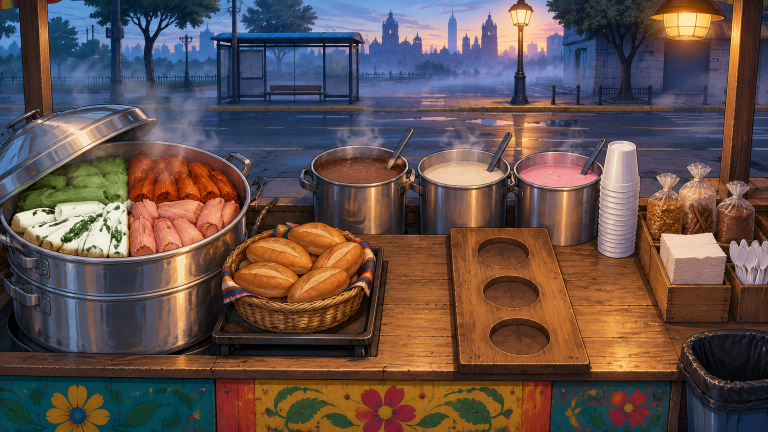
#> input picture art-source/TaqueriaNeon/ia/puestos/cocina_tamales_v2.png, 1536 x 864 px (shown at 1/2 size)
$ python frente.py out.png
#> lines starting #> are read from the running program, lines starting #| are printed output that depends on the picture
"""Lo del dibujo que va ENFRENTE de los clientes (cucharones, vasos que sobresalen de la barra).
Saca esos pedazos del fondo a un PNG transparente del mismo tamano; el juego lo pone encima de los clientes.
uso: python3 frente.py carpeta_salida"""
import sys, os
import numpy as np
from PIL import Image, ImageDraw, ImageFilter

OUT = sys.argv[1]
SRC = os.path.join(os.path.dirname(os.path.abspath(__file__)), 'ia', 'puestos')
JUEGO = os.path.join(os.path.dirname(os.path.abspath(__file__)), '..', '..', 'games', 'Tacos', 'Assets', '_Game', 'Art', 'Resources', 'Sprites')

# (fondo, nombre de salida, trazos (x0, y0, x1, y1, grueso) y poligonos), en pixeles de la imagen de 1536 x 864
PIEZAS = {
    'tamales': ('cocina_tamales_v2.png', 'frente_tamales', [
        (819, 259, 776, 336, 10),   # cucharon del champurrado
        (1016, 268, 978, 336, 10),  # cucharon del atole de arroz
        (1205, 279, 1168, 336, 10), # cucharon del atole de fresa
    ], [
        [(1222, 284), (1271, 284), (1277, 302), (1216, 302)],  # la pila de vasos
        [(281, 282), (313, 284), (347, 287), (380, 294), (399, 300), (281, 300)],  # la orilla de la vaporera
    ]),
    'feria': ('barra_feria_v2.png', 'frente_feria', [], [
        # lo de arriba de las ollas (elotes, tamales y la orilla del pozole) va enfrente de la gente
        [(300, 288), (330, 284), (360, 282), (400, 290), (440, 305), (455, 313), (480, 320), (492, 330), (498, 346), (300, 346)],
        [(503, 346), (510, 332), (525, 320), (545, 300), (580, 287), (596, 281), (625, 287), (650, 270), (670, 261), (690, 264),
         (712, 272), (740, 280), (762, 292), (790, 310), (815, 325), (833, 338), (838, 346)],
        [(858, 346), (880, 332), (930, 322), (980, 319), (1030, 319), (1080, 324), (1130, 334), (1162, 346)],
    ]),
    'pozole': ('cocina_pozole.png', 'frente_pozole', [], [
        # la canasta de tostadas de la repisa (la gente se para detras de ella)
        [(411, 293), (437, 279), (472, 265), (495, 257), (528, 253), (555, 254), (574, 263), (600, 271), (627, 282), (652, 295),
         (662, 316), (669, 354), (411, 354)],
    ]),
    'elotes': (os.path.join(JUEGO, 'barra_elotes.jpg') if os.path.exists(os.path.join(JUEGO, 'barra_elotes.jpg')) else os.environ.get('BARRA_ELOTES', ''), 'frente_elotes', [], [
        # la orilla derecha de la olla grande de elotes
        [(240, 297), (290, 304), (315, 312), (340, 322), (361, 334), (371, 345), (377, 361), (381, 390), (240, 390)],
    ]),
}

for nm, (fondo, salida, trazos, polis) in PIEZAS.items():
    im = Image.open(os.path.join(SRC, fondo)).convert('RGBA')
    m = Image.new('L', im.size, 0)
#> m: PIL image 1536x864 L; every value is 0
    d = ImageDraw.Draw(m)
    for x0, y0, x1, y1, w in trazos:
        d.line([(x0, y0), (x1, y1)], fill=255, width=w)
        for x, y in ((x0, y0), (x1, y1)):
            d.ellipse([x - w / 2, y - w / 2, x + w / 2, y + w / 2], fill=255)
    for p in polis:
        d.polygon(p, fill=255)
    m = m.filter(ImageFilter.GaussianBlur(0.8))  # orilla suave
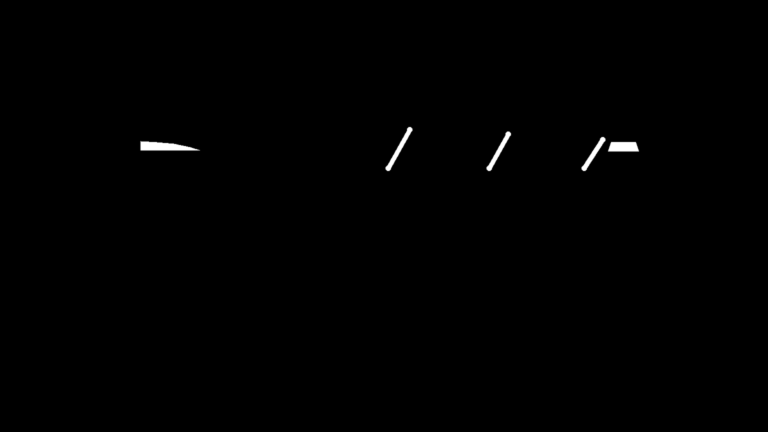
#> m: PIL image 1536x864 L (shown at 1/2 size); min 0, max 255, mean 1
    im.putalpha(m)
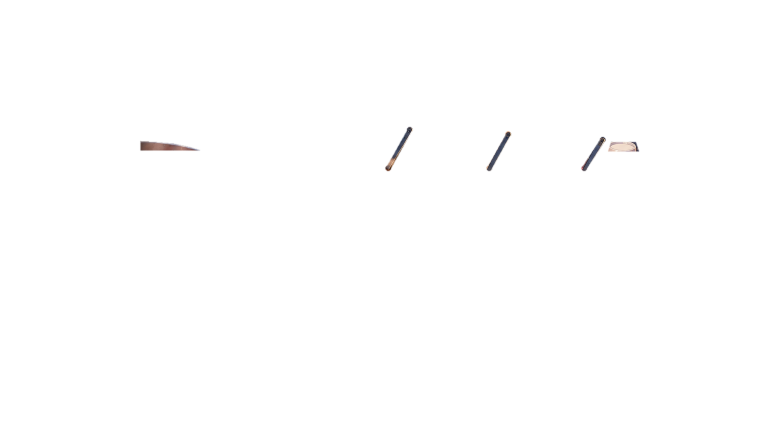
#> im: PIL image 1536x864 RGBA (shown at 1/2 size); mean R, G, B, A 100.1, 81.2, 76.4, 1; transparent parts drawn white
    a = np.asarray(im).copy()
    a[a[:, :, 3] == 0] = 0  # lo transparente en negro: el PNG pesa mucho menos
    im = Image.fromarray(a, 'RGBA')
    im.save(os.path.join(OUT, salida + '.png'), optimize=True)
    print(salida)
#> pass 2 of the loop `for nm, (fondo, salida, trazos, polis) in PIEZAS.items():`:
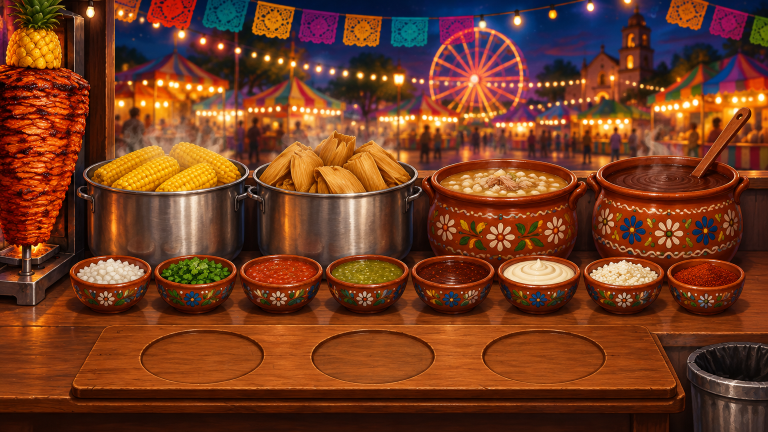
#> input picture art-source/TaqueriaNeon/ia/puestos/barra_feria_v2.png, 1536 x 864 px (shown at 1/2 size)
#> im is the input picture: PIL image 1536x864 RGBA; mean R, G, B, A 116.2, 60.1, 33.2, 255
#> `m = m.filter(ImageFilter.GaussianBlur(0.8))`:
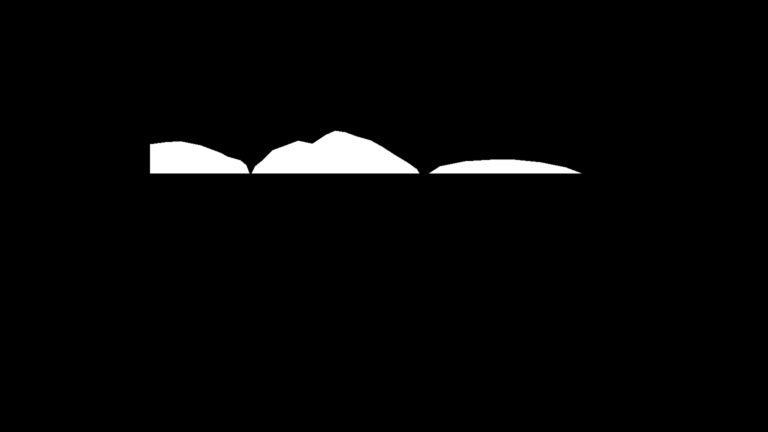
#> m: PIL image 1536x864 L (shown at 1/2 size); min 0, max 255, mean 6.6
#> `im.putalpha(m)`:
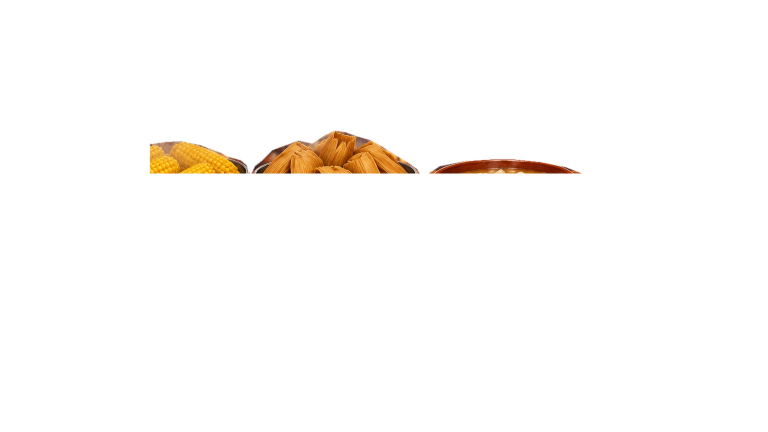
#> im: PIL image 1536x864 RGBA (shown at 1/2 size); mean R, G, B, A 116.2, 60.1, 33.2, 6.6; transparent parts drawn white
#> pass 3 of the loop `for nm, (fondo, salida, trazos, polis) in PIEZAS.items():`:
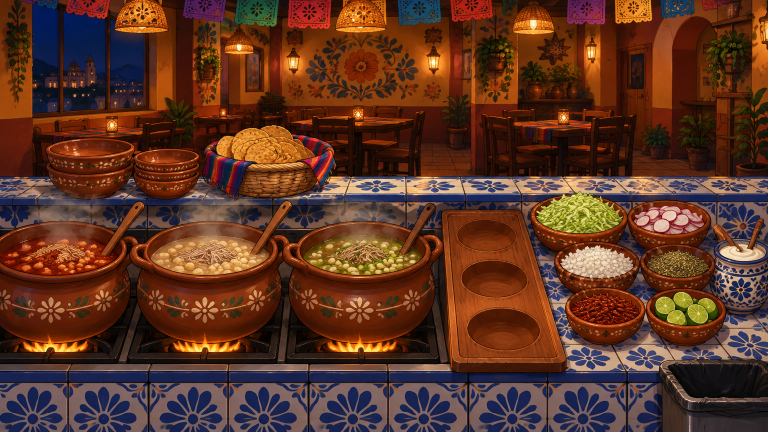
#> input picture art-source/TaqueriaNeon/ia/puestos/cocina_pozole.png, 1536 x 864 px (shown at 1/2 size)
#> im is the input picture: PIL image 1536x864 RGBA; mean R, G, B, A 93.2, 53, 36.1, 255
#> `m = m.filter(ImageFilter.GaussianBlur(0.8))`:
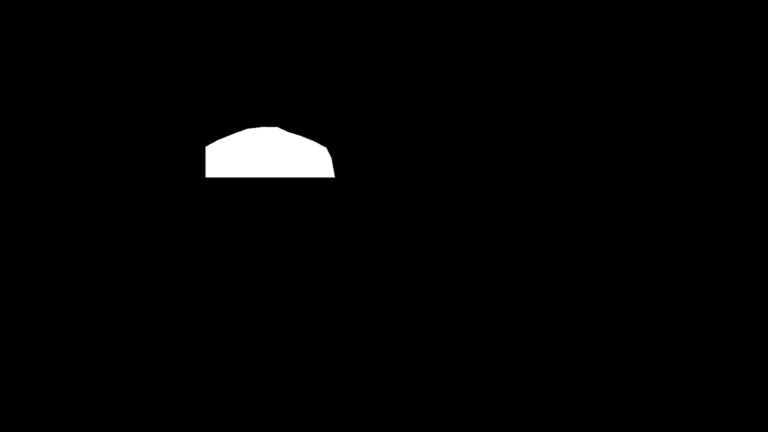
#> m: PIL image 1536x864 L (shown at 1/2 size); min 0, max 255, mean 4.1
#> `im.putalpha(m)`:
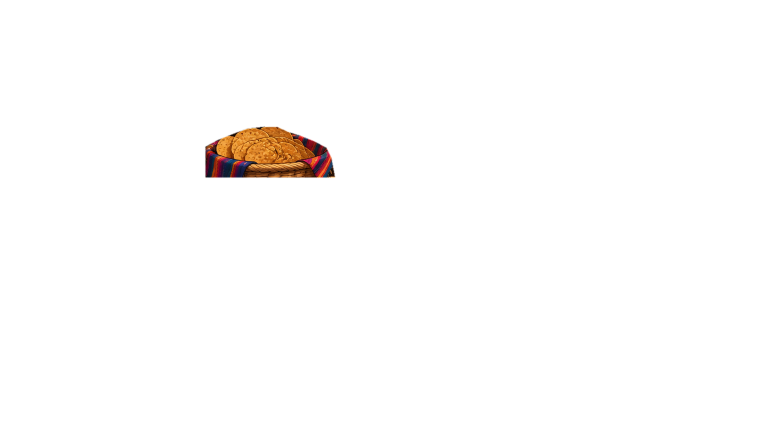
#> im: PIL image 1536x864 RGBA (shown at 1/2 size); mean R, G, B, A 93.2, 53, 36.1, 4.1; transparent parts drawn white
#> the loop made 4 passes; the first 3 are shown
